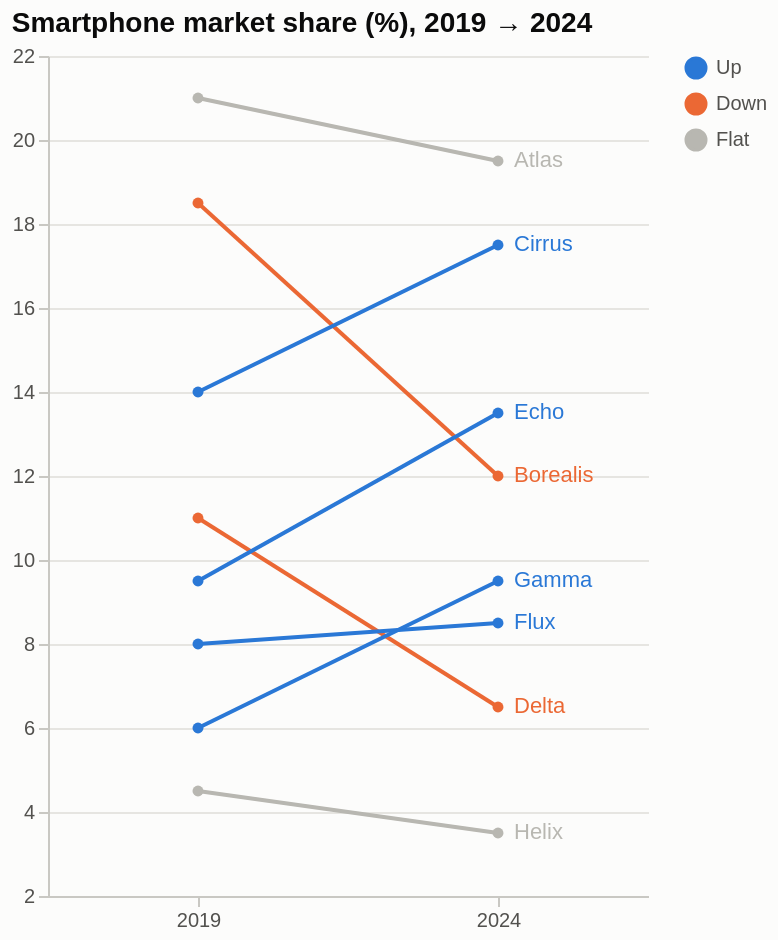

The cell this chart's notebook holds for it:
### Markdown cell above
### altair

### Code cell
import altair as alt
long = df.melt(id_vars=["brand", "change"], value_vars=[start, end], var_name="year", value_name="value")
long["direction"] = np.where(long["change"] > 0, "Up", np.where(long["change"] < -2, "Down", "Flat"))
base = alt.Chart(long).encode(
    x=alt.X("year:N", title=None, axis=alt.Axis(labelAngle=0)),
    y=alt.Y("value:Q", title=None, scale=alt.Scale(zero=False)),
    color=alt.Color("direction:N", scale=alt.Scale(domain=["Up", "Down", "Flat"],
                                                   range=[PALETTE[0], PALETTE[1], "#b8b7b1"]), title=None),
    detail="brand:N")
chart = (base.mark_line(point=True) + base.mark_text(dx=8, align="left").encode(text="brand:N")
         .transform_filter(alt.datum.year == end)).properties(title=title, width=300, height=420)
chart

### Figure 1 — Vega-Lite specification as saved in the notebook (floating-point values rounded to 4 significant figures)
{"config": {"background": "#fcfcfb", "view": {"stroke": null}, "range": {"category": ["#2a78d6", "#eb6834", "#1baf7a", "#eda100", "#e87ba4", "#008300", "#6250d6", "#e34948"]}, "font": "Helvetica, Arial, sans-serif", "title": {"anchor": "start", "fontSize": 14, "color": "#0b0b0b"}, "axis": {"gridColor": "#e6e5e1", "domainColor": "#c9c8c3", "tickColor": "#c9c8c3", "labelColor": "#52514e", "titleColor": "#52514e", "titleFontWeight": "normal"}, "legend": {"labelColor": "#52514e", "titleColor": "#52514e"}}, "layer": [{"mark": {"type": "line", "point": true}, "encoding": {"color": {"field": "direction", "scale": {"domain": ["Up", "Down", "Flat"], "range": ["#2a78d6", "#eb6834", "#b8b7b1"]}, "title": null, "type": "nominal"}, "detail": {"field": "brand", "type": "nominal"}, "x": {"axis": {"labelAngle": 0}, "field": "year", "title": null, "type": "nominal"}, "y": {"field": "value", "scale": {"zero": false}, "title": null, "type": "quantitative"}}}, {"mark": {"type": "text", "align": "left", "dx": 8}, "encoding": {"color": {"field": "direction", "scale": {"domain": ["Up", "Down", "Flat"], "range": ["#2a78d6", "#eb6834", "#b8b7b1"]}, "title": null, "type": "nominal"}, "detail": {"field": "brand", "type": "nominal"}, "text": {"field": "brand", "type": "nominal"}, "x": {"axis": {"labelAngle": 0}, "field": "year", "title": null, "type": "nominal"}, "y": {"field": "value", "scale": {"zero": false}, "title": null, "type": "quantitative"}}, "transform": [{"filter": "(datum.year === '2024')"}]}], "data": {"name": "data-a4377fa4617a7cee55af3be4bf854f2e"}, "height": 420, "title": "Smartphone market share (%), 2019 → 2024", "width": 300, "$schema": "https://vega.github.io/schema/vega-lite/v6.4.1.json", "datasets": {"data-a4377fa4617a7cee55af3be4bf854f2e": [{"brand": "Atlas", "change": -1.5, "year": "2019", "value": 21.0, "direction": "Flat"}, {"brand": "Borealis", "change": -6.5, "year": "2019", "value": 18.5, "direction": "Down"}, {"brand": "Cirrus", "change": 3.5, "year": "2019", "value": 14.0, "direction": "Up"}, {"brand": "Delta", "change": -4.5, "year": "2019", "value": 11.0, "direction": "Down"}, {"brand": "Echo", "change": 4.0, "year": "2019", "value": 9.5, "direction": "Up"}, {"brand": "Flux", "change": 0.5, "year": "2019", "value": 8.0, "direction": "Up"}, {"brand": "Gamma", "change": 3.5, "year": "2019", "value": 6.0, "direction": "Up"}, {"brand": "Helix", "change": -1.0, "year": "2019", "value": 4.5, "direction": "Flat"}, {"brand": "Atlas", "change": -1.5, "year": "2024", "value": 19.5, "direction": "Flat"}, {"brand": "Borealis", "change": -6.5, "year": "2024", "value": 12.0, "direction": "Down"}, {"brand": "Cirrus", "change": 3.5, "year": "2024", "value": 17.5, "direction": "Up"}, {"brand": "Delta", "change": -4.5, "year": "2024", "value": 6.5, "direction": "Down"}, {"brand": "Echo", "change": 4.0, "year": "2024", "value": 13.5, "direction": "Up"}, {"brand": "Flux", "change": 0.5, "year": "2024", "value": 8.5, "direction": "Up"}, {"brand": "Gamma", "change": 3.5, "year": "2024", "value": 9.5, "direction": "Up"}, {"brand": "Helix", "change": -1.0, "year": "2024", "value": 3.5, "direction": "Flat"}]}}
